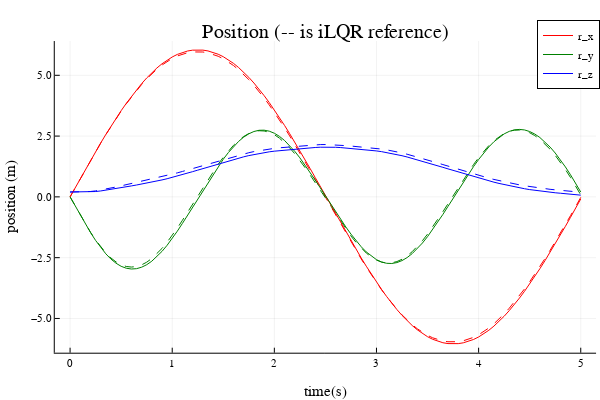
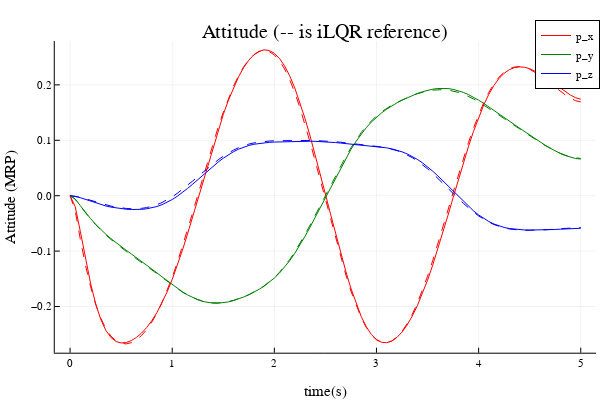

The notebook cell saved with these charts, in order:
### Markdown cell above
## Part B: Tracking solution with TVLQR (5 pts)

Here we will do the same thing we did in Q1 where we take a trajectory from a trajectory optimization solver, and track it with TVLQR to account for some model mismatch. In DIRCOL, we had to explicitly compute the TVLQR control gains, but in iLQR, we get these same gains out of the algorithmn as the K's. Use these to track the quadrotor through this manuever.

### Code cell
@testset "iLQR with model error" begin 

    # set verbose to false when you submit 
    Xilqr, Uilqr, Kilqr, t_vec, params =  solve_quadrotor_trajectory(verbose = false)
    
    # real model parameters for dynamics 
    model_real = (mass=0.5,
            J=Diagonal([0.0025, 0.002, 0.0045]),
            gravity=[0,0,-9.81],
            L=0.1550,
            kf=0.9,
            km=0.0365,dt = 0.05)
    
    # simulate closed loop system 
    nx, nu, N = params.nx, params.nu, params.N
    Xsim = [zeros(nx) for i = 1:N]
    Usim = [zeros(nx) for i = 1:(N-1)]
    
    # initial condition 
    Xsim[1] = 1*Xilqr[1]
    
    # TODO: simulate with closed loop control 
    for i = 1:(N-1)
        Usim[i] = Uilqr[i]-Kilqr[i]*(Xsim[i] - Xilqr[i])
        Xsim[i+1] = rk4(model_real, quadrotor_dynamics, Xsim[i], Usim[i], model_real.dt)
    end
    
    # -----------------testing---------------------
    @test 1e-6 <= norm(Xilqr[50] - Xsim[50],Inf) <= .3
    @test 1e-6 <= norm(Xilqr[end] - Xsim[end],Inf) <= .3
    
    # -----------------plotting---------------------
    Xm = hcat(Xsim...)
    Um = hcat(Usim...)
    Xilqrm = hcat(Xilqr...)
    Uilqrm = hcat(Uilqr...)
    plot(t_vec,Xilqrm[1:3,:]',ls=:dash, label = "",lc = [:red :green :blue])
    display(plot!(t_vec,Xm[1:3,:]',title = "Position (-- is iLQR reference)",
                 xlabel = "time(s)", ylabel = "position (m)",
                 label = ["r_x" "r_y" "r_z"],lc = [:red :green :blue]))
    
    plot(t_vec,Xilqrm[7:9,:]',ls=:dash, label = "",lc = [:red :green :blue])
    display(plot!(t_vec,Xm[7:9,:]',title = "Attitude (-- is iLQR reference)",
                 xlabel = "time(s)", ylabel = "Attitude (MRP)",
                 label = ["p_x" "p_y" "p_z"],lc = [:red :green :blue]))
    
    display(animate_quadrotor(Xilqr, params.Xref, params.model.dt))
end
